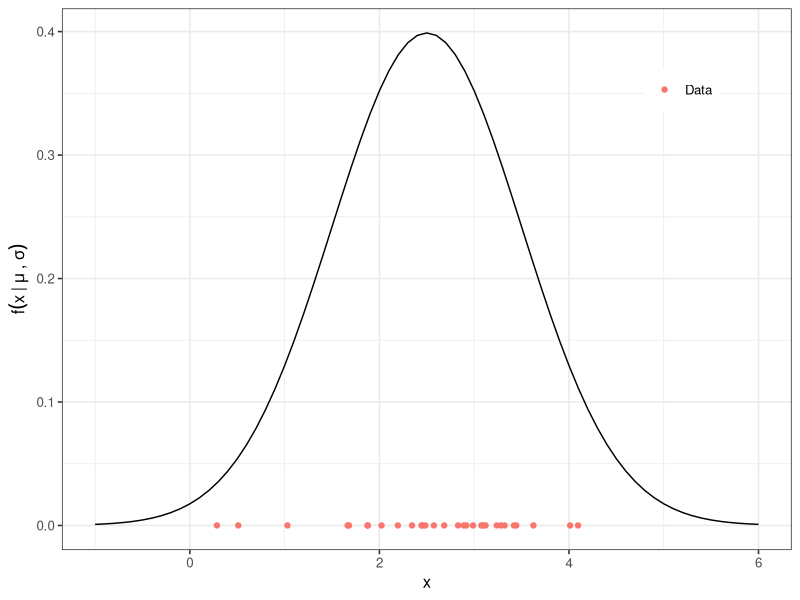
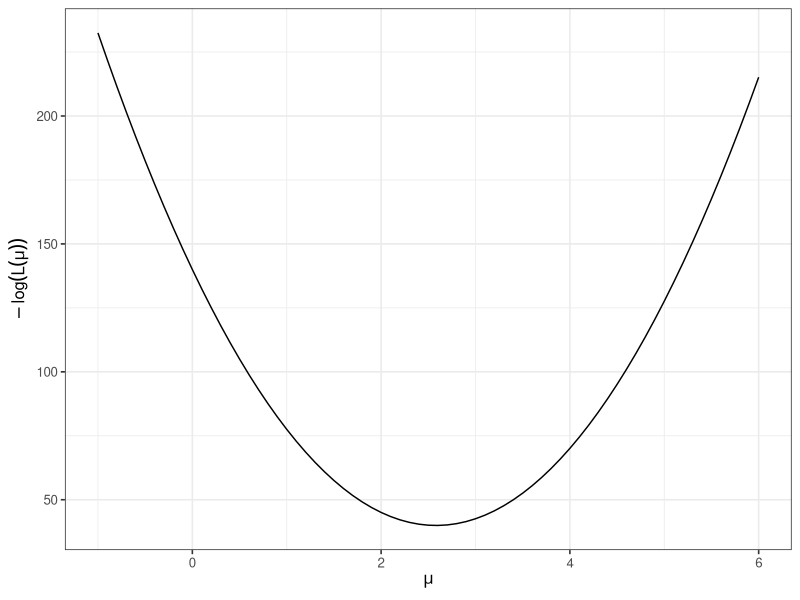
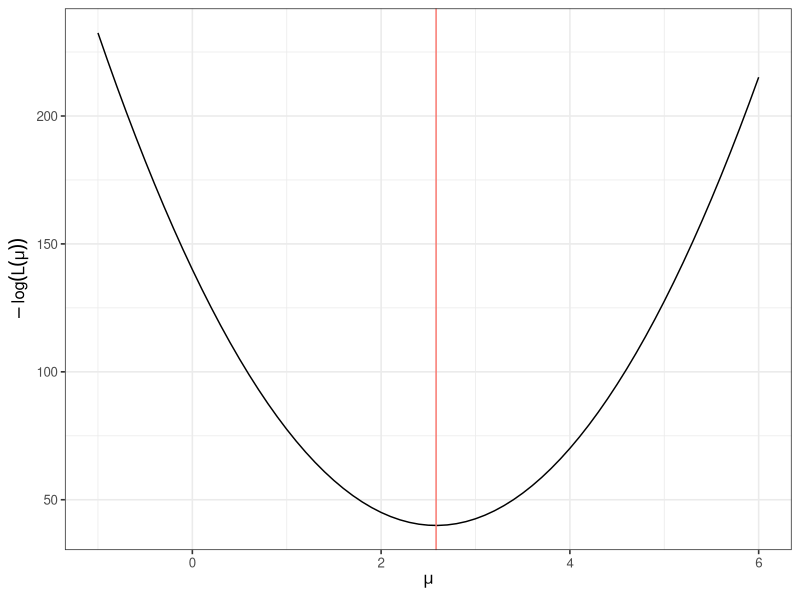

Recreate these plots in R, in order.
# Used in: ../01-unconstrained.tex
#
# Simulate a normal sample, show the density with the observed data, and
# visualize the negative log-likelihood as a function of μ.

set.seed(1L)

library(data.table)
library(ggplot2)

negative_log_likelihood = function(mu, sample) {
  n_obs = length(sample)
  (n_obs / 2) * log(2 * pi) + 0.5 * sum((sample - mu)^2)
}

# Simulate one sample and build the density plot.
x_grid = seq(-1, 6, by = 0.1)
observed_sample = rnorm(30L, mean = 2.5, sd = 1)

density_data = data.table(
  x = x_grid,
  density = dnorm(x_grid, mean = 2.5, sd = 1)
)
observed_points = data.table(
  x = observed_sample,
  density = 0,
  type = "Data"
)

density_plot = ggplot(density_data, aes(x = x, y = density)) +
  geom_line() +
  geom_point(
    data = observed_points,
    aes(x = x, y = density, colour = type),
    inherit.aes = FALSE
  ) +
  labs(x = "x", y = expression(f(x ~ "|" ~ mu ~ "," ~ sigma))) +
  theme_bw(base_size = 12) +
  theme(
    legend.position = c(0.85, 0.85),
    legend.title = element_blank(),
    legend.key = element_rect(fill = alpha("white", 0))
  )
if (interactive()) {
  print(density_plot)
}
ggsave("../figure/ml_normal_example_dnorm.pdf", density_plot, width = 3, height = 3)

# Evaluate the negative log-likelihood on a grid of candidate means.
mu_grid = seq(-1, 6, by = 0.1)
likelihood_data = data.table(
  mu = mu_grid,
  neg_log_lik = vapply(mu_grid, negative_log_likelihood, numeric(1), sample = observed_sample)
)

neglog_plot = ggplot(likelihood_data, aes(x = mu, y = neg_log_lik)) +
  geom_line() +
  labs(x = expression(mu), y = expression(-log(L(mu)))) +
  theme_bw(base_size = 12)
if (interactive()) {
  print(neglog_plot)
}
ggsave("../figure/ml_normal_example_negloglike_nooptim.pdf", neglog_plot, width = 3, height = 3)

sample_mean = mean(observed_sample)
neglog_with_solution_plot = neglog_plot +
  geom_vline(xintercept = sample_mean, colour = "#f8766d")
if (interactive()) {
  print(neglog_with_solution_plot)
}
ggsave("../figure/ml_normal_example_negloglike.pdf", neglog_with_solution_plot, width = 3, height = 3)
